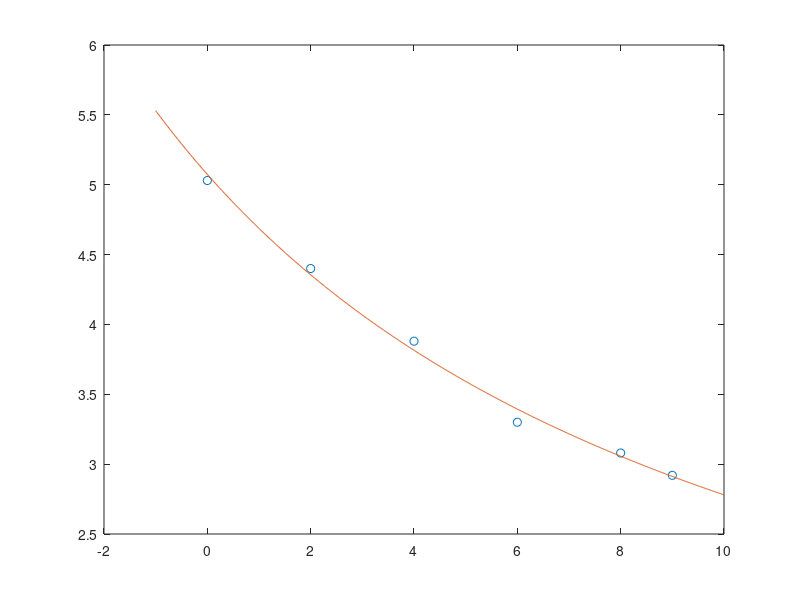

This figure's MATLAB source: (Note: this script raises an error after producing the figure.)
%% Ex1
clear;clc;close all;


u0 = 1;
u1 = 1;

for n=2:1000
    un = u1 + u0;
    % Pour le prochain :
    u0 = u1;
    u1 = un;
%     r = fibonacci(n+1);
%     fprintf("n=%d - u_n=%d vs %d\n", n, un, r);
    fprintf("n=%d - u_n=%d\n", n, un);
end

fprintf("Fibonacci(1000) = %d\n", un);


%% Ex2
clear;clc;close all;

% 1)
x = [-3; 2; -1; 3; 1];
y = [1; 5; -4; 12; 1];

coeff = polyfit(x, y, 4)


    % plot
    xx = linspace(-4, 4, 1e3);
    yy = polyval(coeff, xx);
    
    plot(x, y, 'o', xx, yy, '-');

% 2)
yval = polyval(coeff, 1.5)



%% Ex3
clear;clc;close all;

t = [0; 2; 4; 6; 8; 9];
n = [5.03; 4.40; 3.88; 3.30; 3.08; 2.92];

m = 1./n;
% modèle m=beta*t + gamma
% Donc polynôme degrée 1
coeff = polyfit(t, m, 1);
gamma = coeff(2);

alpha = 1/gamma
beta = coeff(1)

tt = linspace(-1, 10, 1e3);
nn = alpha./(1+alpha*beta*tt);
plot(t, n, 'o', tt, nn, '-');


%% Ex4
clear;clc;close all;

y0 = [2; -1];
xspan = [0; 25];

[x, y] = ode45(@ex4_ed, xspan, y0);

plot(x, y);
yline(0);

y_25 = y(height(y), 1)


% plot(x, y(:,1));
ym = 0; xm = 0;
for c=1:height(y)
    if y(c, 1) > ym
        ym = y(c, 1);
        xm = x(c);
    end
end




